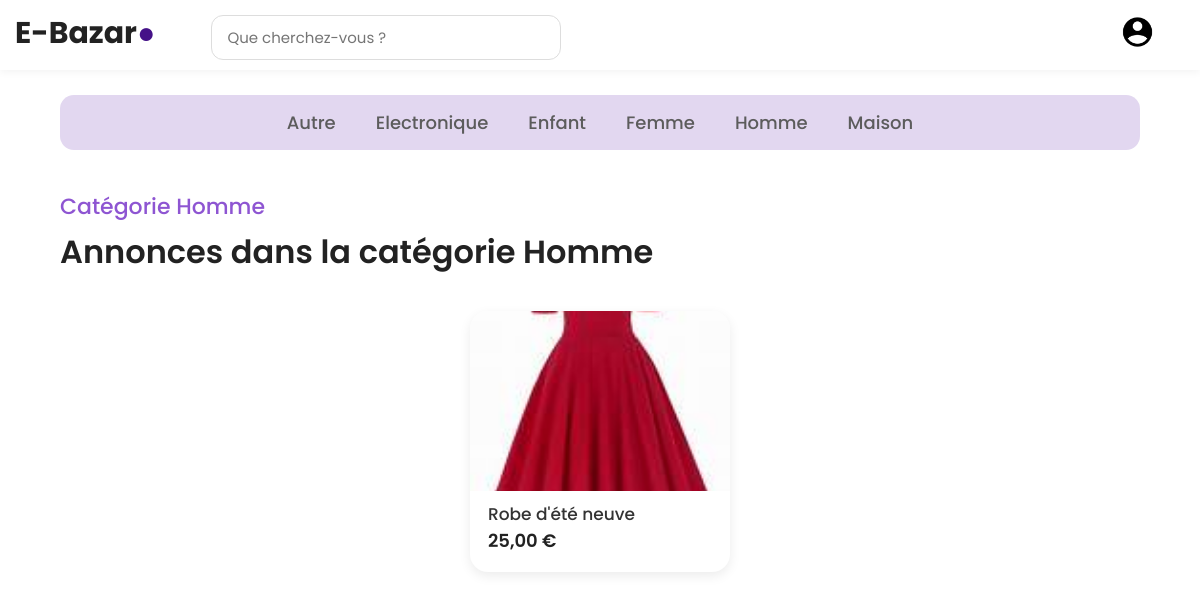
Page /index.php?id=1 (signed in) on the committed database.
### tables this page shows
CREATE TABLE categories (
    id INT AUTO_INCREMENT PRIMARY KEY,
    nom VARCHAR(100) NOT NULL UNIQUE,
    date_creation DATETIME NOT NULL DEFAULT CURRENT_TIMESTAMP
);

CREATE TABLE annonces (
    id INT AUTO_INCREMENT PRIMARY KEY,
    vendeur_id INT NOT NULL,
    categorie_id INT NOT NULL,
    titre VARCHAR(30) NOT NULL,
    description TEXT NOT NULL,
    prix DECIMAL(10,2) NOT NULL CHECK (prix >= 0),
    livraison_postale TINYINT(1) NOT NULL DEFAULT 0,
    livraison_main TINYINT(1) NOT NULL DEFAULT 0,
    statut ENUM('EN_VENTE', 'VENDU','RESERVER', 'LIVRE', 'SUPPRIME') 
        NOT NULL DEFAULT 'EN_VENTE',
    date_creation DATETIME NOT NULL DEFAULT CURRENT_TIMESTAMP,

    FOREIGN KEY (vendeur_id) REFERENCES utilisateurs(id) ON DELETE CASCADE,
    FOREIGN KEY (categorie_id) REFERENCES categories(id) ON DELETE CASCADE
);

### public/index.php (the view, shortened to what this page needs)
<?php
include '../config/config.php';
$where_clause = "a.statut = 'EN_VENTE'";
$execute_params = [];
$titre_section = "Les dernières annonces mises en ligne";
$sous_titre = "Nouveautés";
if (isset($_GET['id']) && is_numeric($_GET['id'])) {
    $categorie_id = (int)$_GET['id'];
    $stmt_cat_info = $pdo->prepare("SELECT nom FROM categories WHERE id = ?");
    $stmt_cat_info->execute([$categorie_id]);
    $categorie_info = $stmt_cat_info->fetch(PDO::FETCH_ASSOC);
    if ($categorie_info) {
        $nom_categorie = htmlspecialchars($categorie_info['nom']);
        $where_clause .= " AND a.categorie_id = :cat_id";
        $execute_params['cat_id'] = $categorie_id;
        $titre_section = "Annonces dans la catégorie " . $nom_categorie;
        $sous_titre = "Catégorie " . $nom_categorie;
    } else {
        $where_clause = "a.statut = 'EN_VENTE'";
    }
}
$sql_annonces = "
    SELECT a.*,
        (SELECT chemin FROM photos WHERE annonce_id = a.id ORDER BY position ASC LIMIT 1) AS photo_principale
    FROM annonces a
    WHERE {$where_clause}
    ORDER BY a.id DESC
    LIMIT 4
";
$stmt_annonces = $pdo->prepare($sql_annonces);
$stmt_annonces->execute($execute_params);
$annonces = $stmt_annonces->fetchAll(PDO::FETCH_ASSOC);
$categories = $pdo->query("SELECT * FROM categories ORDER BY nom ASC")->fetchAll(PDO::FETCH_ASSOC);
?>
<!DOCTYPE html>
<html lang="fr">
<head>
    <link rel="stylesheet" href="../css/accuill.css?v=99">
    <link rel="stylesheet" href="../css/header.css">
</head>
<body>
<header class="navbar">
    <div class="logo">
        <span>E-Bazar</span><span class="dot">●</span>
        <input type="text" placeholder="Que cherchez-vous ?">
    </div>
    <div>
        <?php if (!isset($_SESSION['id'])): ?>
            <a href="connexion.php"><strong>Se connecter</strong></a>
            <a href="inscription.php" class="btn-outline">S'inscrire</a>
        <?php else: ?>
            <a href="profil.php"><button class="icon"><img src="../image/comptenoir.png" alt="Compte"></button></a>
        <?php endif; ?>
    </div>
</header>
<nav>
    <?php foreach ($categories as $cat): ?>
        <a href="?id=<?= $cat['id'] ?>">
            <p><?= htmlspecialchars($cat['nom']) ?></p>
        </a>
    <?php endforeach; ?>
</nav>
<main>
    <div class="texte">
        <p><?= $sous_titre ?></p>
        <h2><?= $titre_section ?></h2>
    </div>
    <div class="produits">
        <?php if (empty($annonces) && isset($categorie_id)): ?>
             <p>Aucune annonce trouvée dans cette catégorie.</p>
        <?php elseif (empty($annonces)): ?>
             <p>Aucune annonce n'est actuellement disponible.</p>
        <?php else: ?>
            <?php foreach ($annonces as $annonce): ?>
                <div class="produit" onclick="window.location.href='annonce.php?id=<?= $annonce['id'] ?>'">
                    <div class="image-container">
                        <?php if ($annonce['photo_principale']): ?>
                             <img src="../<?= $annonce['photo_principale'] ?>" alt="<?= htmlspecialchars($annonce['titre']) ?>">
                        <?php else: ?>
                            <img src="../image/default.jpg" alt="Image par défaut">
                        <?php endif; ?>
                    </div>
                    <p><?= htmlspecialchars($annonce['titre']) ?></p>
                    <h2><?= number_format($annonce['prix'], 2, ',', ' ') ?> €</h2>
                </div>
            <?php endforeach; ?>
        <?php endif; ?>
    </div>
</main>
</body>
</html>

### public/css/accuill.css (style rules this page uses)
* { margin: 0; padding: 0; box-sizing: border-box; font-family: "Poppins", sans-serif; }
body { background: white; color: #222; }
.navbar { display: flex; justify-content: space-between; align-items: center; padding: 18px 50px; background: whites; box-shadow: 0 2px 8px rgba(0,0,0,0.05); }
.logo { font-size: 32px; font-weight: 700; }
.logo .dot { color: rgb(69, 18, 136); }
header input { padding: 10px 15px; width: 350px; background-color: white; border-radius: 12px; border: 1px solid #ddd; margin-left: 30px; font-size: 15px; }
.icon { background-color: transparent; border: none; margin: 20px; }
.icon img { height: 40px; cursor: pointer; }
nav { background-color: #e2d7f0; padding: 14px 0; border-radius: 14px; width: 90%; margin: 25px auto; display: flex; justify-content: center; gap: 40px; }
nav a { text-decoration: none; color: #5c5c5c; font-size: 18px; font-weight: 500; transition: 0.2s; }
.texte p { color: #8e55d2; font-size: 22px; margin-left: 5%; margin-top: 40px; font-weight: 500; }
.texte h2 { font-size: 32px; font-weight: 600; margin-left: 5%; margin-top: 5px; }
.produits { display: flex; flex-wrap: wrap; gap: 30px; justify-content: center; margin-top: 35px; }
.produit { width: 260px; background: white; border-radius: 18px; overflow: hidden; box-shadow: 0 4px 12px rgba(0,0,0,0.08); transition: 0.25s ease; cursor: pointer; }
.image-container { width: 100%; height: 180px; overflow: hidden; }
.image-container img { width: 100%; height: 100%; object-fit: cover; }
.produit p { font-size: 17px; color: #333; font-weight: 500; padding: 10px 18px 0; }
.produit h2 { font-size: 18px; color: #222; padding: 0 18px 18px; font-weight: 600; }

### public/css/header.css (style rules this page uses)
.navbar { display: flex; justify-content: space-between; align-items: center; padding: 15px 5px; background: #fff; height: 70px; }
.logo { font-size: 30px; font-weight: bold; padding: 3px 10px; display: inline-block; }
.logo .dot { color: rgb(69, 18, 136); font-size: 30px; }
header { display: flex; gap: 5px; align-items: center; }
header a { text-decoration: none; color: #333; font-size: 17px; padding: 12px 20px; display: inline-block; border-radius: 20px; font-family: 'Raleway', sans-serif; }
header input { margin-left: 50px; }

### rows in the picture
categories: nom "Autre"
categories: nom "Electronique"
categories: nom "Enfant"
categories: nom "Femme"
categories: nom "Homme", nom "Catégorie Homme", nom "Annonces dans la catégorie Homme"
categories: nom "Maison"
annonces: titre "Robe d'été neuve", prix "25,00"
